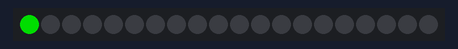
Recording of a sketch running on a simulated Arduino Uno, built with avr-gcc and run on an emulated ATmega328P. Shown: 20 RGB LEDs in strip order, left to right. Dim RGB values are drawn brighter than linear.

Above: at 0.15 s.
At 0.7 s:
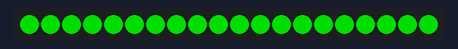

The sketch:

resultLed.ino
```cpp
#include <Adafruit_NeoPixel.h>
#define PIN 7
#define NUMPIXELS 20  //change later

Adafruit_NeoPixel pixels = Adafruit_NeoPixel(NUMPIXELS, PIN, NEO_GRB + NEO_KHZ800);
int del = 30;

int srtBtn = 5;  //start btn
int srtBtnVal;

int resBtn0 = 9;  //jackpot
int resBtn1 = 10;  //again
int resBtn2 = 11;  //win
int resBtn3 = 12;  //lose

int resBtn0Val;
int resBtn1Val;
int resBtn2Val;
int resBtn3Val;

void setup() {
    // put your setup code here, to run once:
    pixels.begin();
}

void loop() {
    // put your main code here, to run repeatedly:

    for (int i=0; i<NUMPIXELS; i++) {
        pixels.setPixelColor(i, pixels.Color(0, 150, 0));
        pixels.show();
        delay(del);
    }

}
```
